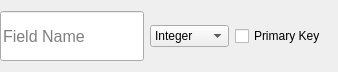
<?xml version="1.0" encoding="UTF-8"?>
<ui version="4.0">
 <class>FieldWidget</class>
 <widget class="QWidget" name="FieldWidget">
  <property name="geometry">
   <rect>
    <x>0</x>
    <y>0</y>
    <width>338</width>
    <height>72</height>
   </rect>
  </property>
  <property name="windowTitle">
   <string>Form</string>
  </property>
  <widget class="QWidget" name="layoutWidget">
   <property name="geometry">
    <rect>
     <x>0</x>
     <y>10</y>
     <width>326</width>
     <height>52</height>
    </rect>
   </property>
   <layout class="QHBoxLayout" name="fieldLayout">
    <property name="sizeConstraint">
     <enum>QLayout::SizeConstraint::SetDefaultConstraint</enum>
    </property>
    <item>
     <widget class="QLineEdit" name="fieldNameEdit">
      <property name="sizePolicy">
       <sizepolicy hsizetype="Expanding" vsizetype="Fixed">
        <horstretch>0</horstretch>
        <verstretch>0</verstretch>
       </sizepolicy>
      </property>
      <property name="minimumSize">
       <size>
        <width>0</width>
        <height>50</height>
       </size>
      </property>
      <property name="maximumSize">
       <size>
        <width>16777215</width>
        <height>50</height>
       </size>
      </property>
      <property name="baseSize">
       <size>
        <width>0</width>
        <height>50</height>
       </size>
      </property>
      <property name="font">
       <font>
        <pointsize>12</pointsize>
       </font>
      </property>
      <property name="text">
       <string/>
      </property>
      <property name="placeholderText">
       <string>Field Name</string>
      </property>
     </widget>
    </item>
    <item>
     <widget class="QComboBox" name="typeBox">
      <item>
       <property name="text">
        <string>Integer</string>
       </property>
      </item>
      <item>
       <property name="text">
        <string>Float</string>
       </property>
      </item>
      <item>
       <property name="text">
        <string>Text</string>
       </property>
      </item>
      <item>
       <property name="text">
        <string>Datetime</string>
       </property>
      </item>
     </widget>
    </item>
    <item>
     <widget class="QCheckBox" name="primaryKeyBox">
      <property name="text">
       <string>Primary Key</string>
      </property>
      <property name="checked">
       <bool>false</bool>
      </property>
     </widget>
    </item>
   </layout>
  </widget>
 </widget>
 <resources/>
 <connections/>
</ui>
